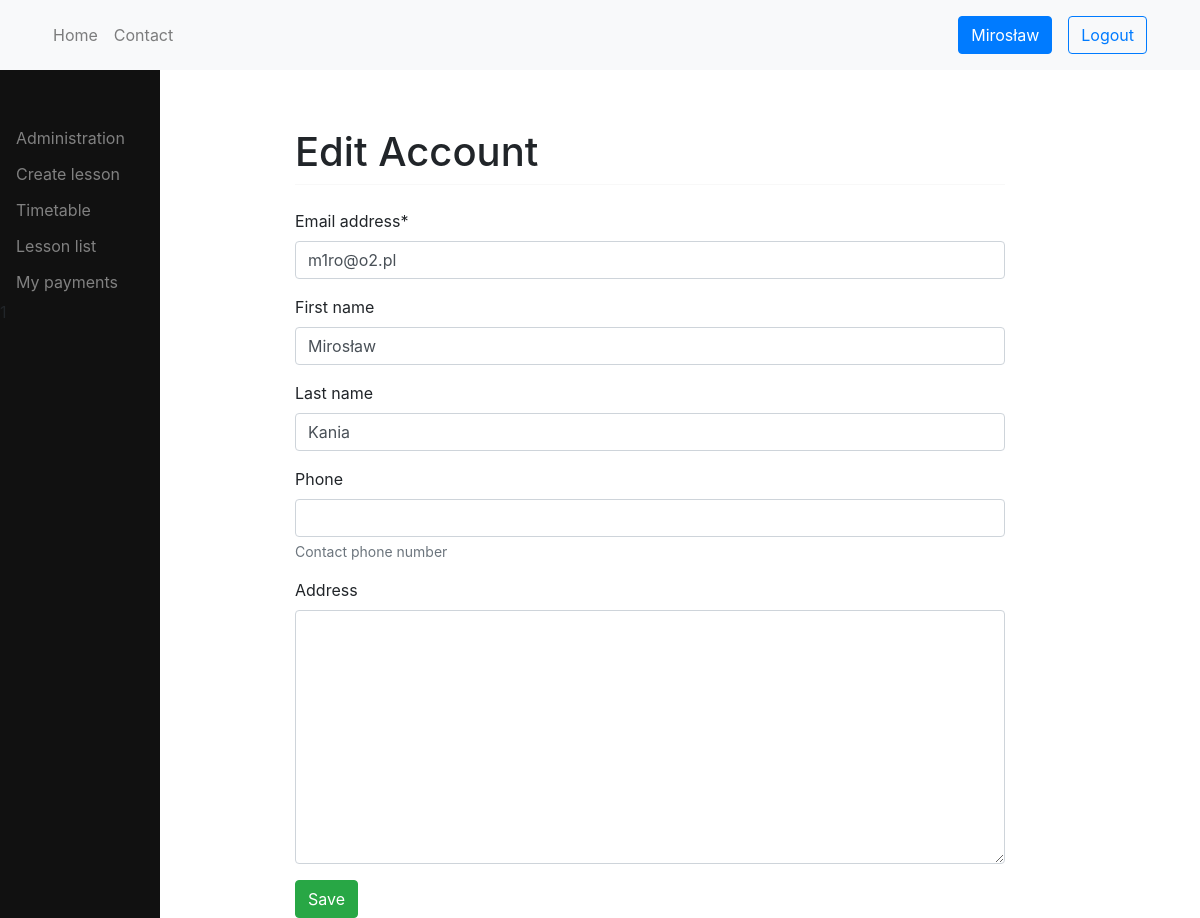
The app's page /users/1/edit/ (signed in) with its own data.
### users/models.py (models this page shows, shortened)
class User(AbstractUser):
    username = None
    email = models.EmailField(_('email address'), unique=True)
    phone = models.CharField(blank=True, null=True, max_length=16, help_text='Contact phone number')
    address = models.TextField('address', max_length=255, blank=True, null=True)
    date_of_birth = models.DateField(null=True, blank=True)
    USERNAME_FIELD = 'email'
    REQUIRED_FIELDS = []
    objects = CustomUserManager()

### users/views.py (the view)
# urls.py: path('<user_id>/edit/', edit_account_view, name="edit"),
def edit_account_view(request, *args, **kwargs):
    if not request.user.is_authenticated:
        return redirect("login")
    user_id = kwargs.get("user_id")
    account = User.objects.get(pk=user_id)
    if account.pk != request.user.pk:
        return HttpResponse("You cannot edit someone elses profile.")
    context = {}
    if request.POST:
        form = AccountUpdateForm(request.POST, instance=request.user)
        if form.is_valid():
            form.save()
            return redirect("users:view", user_id=account.pk)
        else:
            form = AccountUpdateForm(request.POST, instance=request.user,
                                     initial={
                                         "id": account.pk,
                                         "email": account.email,
                                         "first_name": account.first_name,
                                         "last_name": account.last_name,
                                         "phone": account.phone,
                                         "address": account.address
                                     }
                                     )
            context['form'] = form
    else:
        form = AccountUpdateForm(
            initial={
                "id": account.pk,
                "email": account.email,
                "first_name": account.first_name,
                "last_name": account.last_name,
                "phone": account.phone,
                "address": account.address
            }
        )
        context['form'] = form
    return render(request, "users/edit_account.html", context)

### users/forms.py (shortened to what this page needs)
class AccountUpdateForm(forms.ModelForm):
    class Meta:
        model = User
        fields = ('email', 'first_name', 'last_name', 'phone', 'address')

### logbook/templatetags/auth_extras.py (called while the page is built)
@register.filter(name='has_group')
def has_group(user, group_name):
    group = Group.objects.get(name=group_name)
    return True if group in user.groups.all() else False

### users/templates/users/edit_account.html
{% extends 'base.html' %}
{% load static %}
{% block content %}
{% load crispy_forms_tags %}
	<h1 class="mt-2">Edit Account</h1>
	<hr class="mt-0 mb-4">
		<form class="form-signin" method="post">{% csrf_token %}
			<p>{{form|crispy}}</p>
			<button class="btn btn-success" type="submit">Save</button>
		</form>
{% endblock content %}

### templates/topnav.html
{% load static %}
<nav class="navbar navbar-expand-lg navbar-light bg-light">
  <div class="container">
      <ul class="navbar-nav me-auto mb-2 mb-lg-0">
        <li class="nav-item">
          <a class="nav-link" href="{% url 'home' %}">Home</a>
        </li>
        <li class="nav-item">
          <a class="nav-link" href="{% url 'contact' %}">Contact</a>
        </li>
      </ul>
    {% if request.user.is_authenticated %}
      <div class="d-flex align-items-center">
        <a class="btn btn-primary m-2" href="{% url 'users:view' user_id=request.user.id %}">{{ request.user.first_name }}</a>
        <a class="btn btn-outline-primary m-2" href="{% url 'users:logout' %}">Logout</a>
      </div>
    {% else %}
      <div class="d-flex align-items-center">
        <a class="btn btn-primary m-2" href="{% url 'users:login' %}">Login</a>
        <a class="btn btn-outline-primary m-2" href="{% url 'users:register' %}">Register</a>
      </div>
      {% endif %}
    </div>
</nav>

### records on screen
User: user.first_name "Mirosław", email "m1ro@o2.pl", first_name "Mirosław", last_name "Kania"
